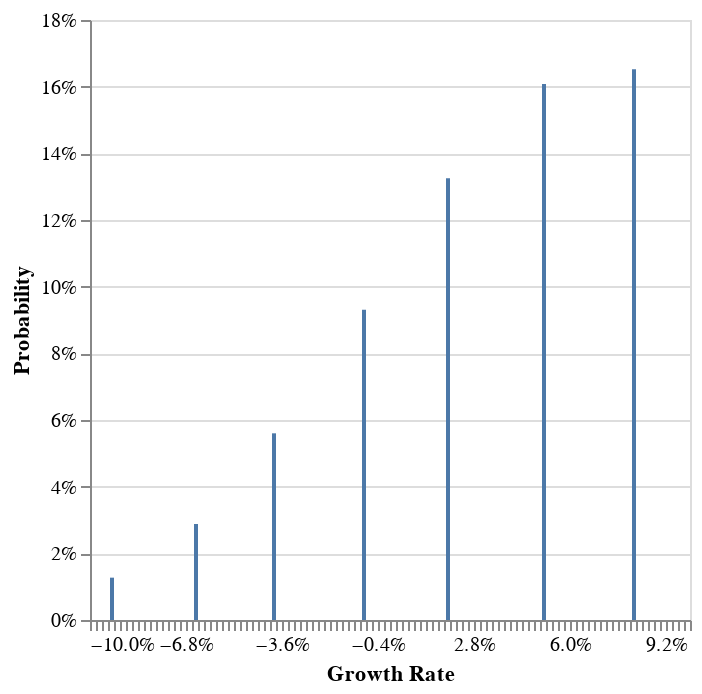

Notebook source saved alongside this figure:
### Code cell
kelly.plot_growth_rate_distribution(
    n_games=N_games, min_max_growth_rate=[-0.1, 0.1], step_size=0.002
)

### Figure 1 — Vega-Lite specification as saved in the notebook (floating-point values rounded to 4 significant figures; data arrays with more than 128 entries replaced by an {"elided": "..."} marker saying what was removed)
{"config": {"view": {"continuousWidth": 300, "continuousHeight": 300}}, "data": {"name": "data-46c790876bcfdd6ad9f39271d8b8c2c7"}, "mark": {"type": "bar"}, "encoding": {"x": {"axis": {"format": "%"}, "bin": {"extent": [-0.1, 0.1], "step": 0.002}, "field": "growth_rates", "title": "Growth Rate", "type": "quantitative"}, "y": {"aggregate": "sum", "axis": {"format": "%"}, "field": "pct", "title": "Probability", "type": "quantitative"}}, "transform": [{"joinaggregate": [{"op": "count", "field": "*", "as": "total"}]}, {"calculate": "1 / datum.total", "as": "pct"}], "$schema": "https://vega.github.io/schema/vega-lite/v5.8.0.json", "datasets": {"data-46c790876bcfdd6ad9f39271d8b8c2c7": {"elided": "9999 records"}}}
